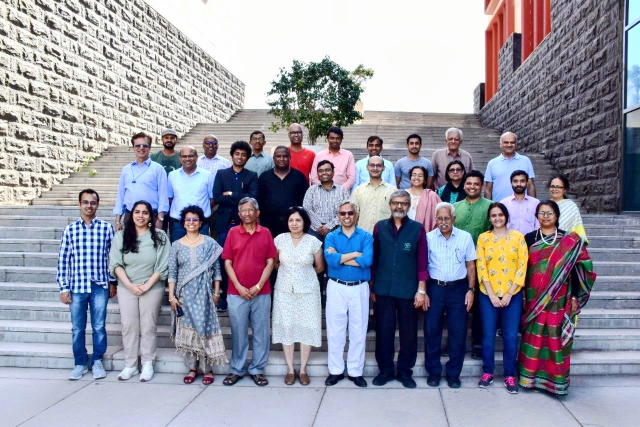
#> input picture Plaksha_Faculty.jpg, 1280 x 854 px (shown at 1/2 size)
$ jupyter execute 'Lab 5-Spring 2025.ipynb'   (shell and % lines are left out)
#> lines starting #> are read from the running program, lines starting #| are printed output that depends on the picture; after the words box and inside, x2 and y2 are one past the last pixel; in counts of white or black regions, pixels touching at a corner belong together
#### Instructions
###### Follow the instructions given in comments prefixed with ## and write your code below that.
###### Also fill the partial code in given blanks.
###### Don't make any changes to the rest part of the codes

### Answer the questions given at the end of this notebook within your report.

### You would need to submit your GitHub repository link. Refer to the Section 6: Final Submission on the PDF document for the details.

[cell 1]
import cv2 as cv
import numpy as np
import matplotlib.pyplot as plt
from sklearn.cluster import KMeans
from scipy.spatial import distance
from matplotlib.offsetbox import OffsetImage, AnnotationBbox

[cell 2]
## Reading the image plaksha_Faculty.jpg
img=cv.imread('Plaksha_Faculty.jpg')
#> img is the input picture: shape (854, 1280, 3); mean B, G, R 162.4, 149, 149.2
## Convert the image to grayscale
gray_img=cv.cvtColor(img,cv.COLOR_BGR2GRAY)
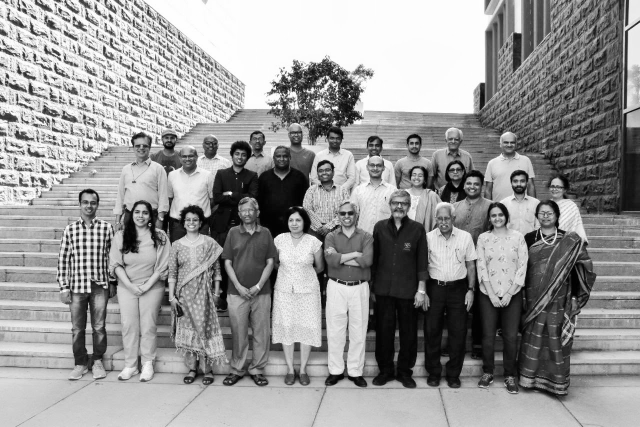
#> gray_img: shape (854, 1280) (shown at 1/2 size); min 0, max 255, mean 150.6

# Loading the required haar-cascade xml classifier file
face_cascade = cv.CascadeClassifier('haarcascade_frontalface_default.xml')

# Applying the face detection method on the grayscale image.
## Change the parameters for better detection of faces in your case.
faces_rect = face_cascade.detectMultiScale(gray_img, 1.05, 4, minSize=(25,25), maxSize=(50,50))
#> faces_rect = 30 rows, first 6: [322, 263, 33, 33], [654, 265, 31, 31], [500, 266, 30, 30], [892, 267, 31, 31], [409, 277, 28, 28], [812, 274, 34, 34]

# Define the text and font parameters
text = "face" ## The text you want to write
font = cv.FONT_HERSHEY_SIMPLEX  ## Font type
font_scale = 0.5  ## Font scale factor
font_color = (0, 0, 255)  ## Text color in BGR format (here, it's red)
font_thickness = 1  ## Thickness of the text


# Iterating through rectangles of detected faces
for (x, y, w, h) in faces_rect:
    cv.rectangle(img, (x, y), (x+w, y+h), (0, 0, 255), 2)
    # Use cv2.putText to add the text to the image, Use text, font, font_scale, font_color, font_thickness here
    cv.putText(img, text,(x+40  , y+35), font, font_scale, font_color, font_thickness)
#> this loop made 30 passes
#> (x, y, w, h) on passes 1 to 12: (322, 263, 33, 33), (654, 265, 31, 31), (500, 266, 30, 30), (892, 267, 31, 31), (409, 277, 28, 28), (812, 274, 34, 34), (464, 296, 33, 33), (632, 328, 34, 34), (819, 337, 33, 33), (570, 426, 39, 39), (576, 253, 32, 32), (1003, 273, 32, 32)
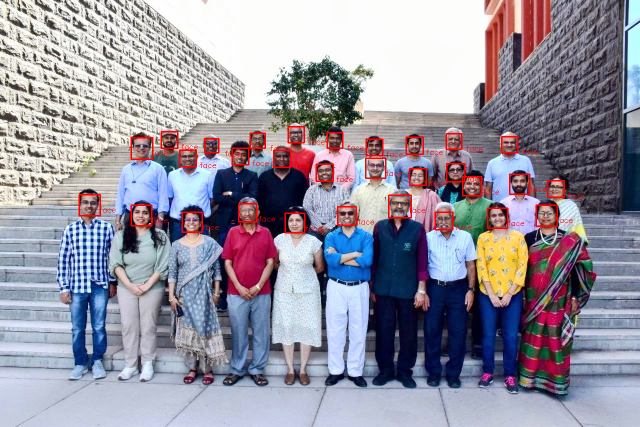
#> img: shape (854, 1280, 3) (shown at 1/2 size); 1.37% of pixels changed, all inside (x1, y1, x2, y2) = (157, 252, 1168, 467)

## Display the image and window title should be "Total number of face detected are #"
#cv.imshow(f"Total number of faces detected are {len(faces_rect)}", img)
plt.imshow(cv.cvtColor(img, cv.COLOR_BGR2RGB))
cv.waitKey(0)
cv.destroyAllWindows()

[cell 3]
from matplotlib.offsetbox import OffsetImage, AnnotationBbox
# Extract face region features (Hue and Saturation)
img_hsv = cv.cvtColor(img,cv.COLOR_BGR2HSV) ## call the img and convert it from BGR to HSV and store in img_hsv
#> img_hsv: shape (854, 1280, 3); mean H, S, V 85.8, 70.4, 173.4
hue_saturation = []
face_images = []  # To store detected face images

for (x, y, w, h) in faces_rect:
    face = img_hsv[y:y + h, x:x + w]
    hue = np.mean(face[:, :, 0])
    saturation = np.mean(face[:, :, 1])
    hue_saturation.append((hue, saturation))
    face_images.append(face)
#> this loop made 30 passes
#> (x, y, w, h, hue, saturation) on passes 1 to 12: (322, 263, 33, 33, 59.29, 121.7), (654, 265, 31, 31, 50.4, 133.1), (500, 266, 30, 30, 34.12, 118.3), (892, 267, 31, 31, 81.31, 108.2), (409, 277, 28, 28, 108, 121.1), (812, 274, 34, 34, 62.79, 116.9), (464, 296, 33, 33, 41.93, 139.8), (632, 328, 34, 34, 81.22, 114.8), (819, 337, 33, 33, 36.69, 114.4), (570, 426, 39, 39, 55.81, 115.3), (576, 253, 32, 32, 78.22, 99.11), (1003, 273, 32, 32, 51.71, 106.9)
#> after the loop, face_images = 30 items; hue_saturation = 30 pairs, first value 23.14 to 120.8, second value 82.22 to 139.8

hue_saturation = np.array(hue_saturation)

## Perform k-Means clustering on hue_saturation and store in kmeans
kmeans = KMeans(n_clusters=3, random_state=42).fit(hue_saturation)
centroids = kmeans.cluster_centers_
#> centroids = [[43.24, 118.2], [108, 127.1], [70.78, 105.3]]
labels = kmeans.labels_
#> labels = 30 values, max 2 at index 3, min 0 at index 0, mean 1

# Create a figure and axis
fig, ax = plt.subplots(figsize=(12, 6))


# Plot the clustered faces with custom markers
for i, (x,y,w,h ) in enumerate(faces_rect):
    im = OffsetImage(cv.cvtColor(cv.resize(face_images[i], (20, 20)), cv.COLOR_HSV2RGB))
    ab = AnnotationBbox(im, (hue_saturation[i, 0], hue_saturation[i, 1]), frameon=False, pad=0)
    ax.add_artist(ab)
    plt.plot(hue_saturation[i, 0], hue_saturation[i, 1])

plt.scatter(centroids[:, 0], centroids[:, 1], c='black', marker='x', s=200, label='Centroids')

## Put x label
plt.xlabel("Hue")
## Put y label
plt.ylabel("Saturation")
## Put title
plt.title("Clusters of Faces detected based on Hue and Saturation")
## Put grid
plt.grid()
## show the plot
plt.legend()
plt.show()
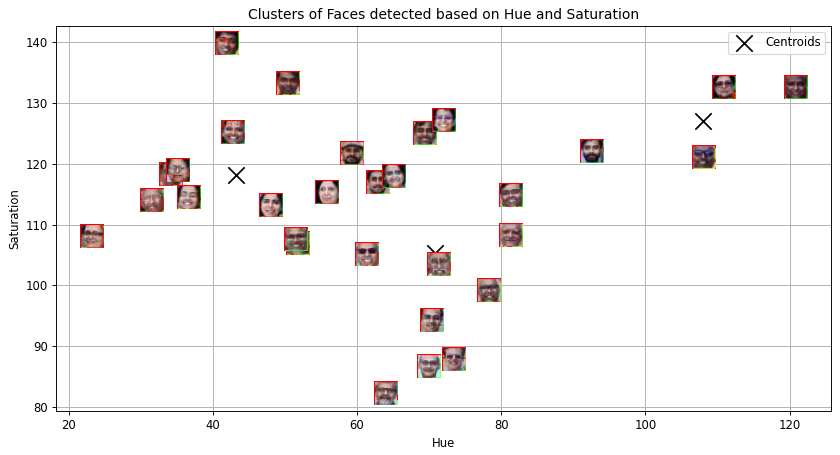
#> figure drawn by matplotlib, 1 panel

[cell 4]
kmeans.labels_
#> Out has the same summary as labels

[cell 5]
# Create an empty list to store legend labels
legend_labels = []

# Create lists to store points for each cluster
cluster_0_points = []
cluster_1_points = []
cluster_2_points = []
# Your code for scatter plot goes here
fig, ax = plt.subplots(figsize=(12, 6))

for i, (x, y, w, h) in enumerate(faces_rect):
    if kmeans.labels_[i] == 0:
        cluster_0_points.append((hue_saturation[i, 0], hue_saturation[i, 1]))
    elif kmeans.labels_[i] == 1:
        cluster_1_points.append((hue_saturation[i, 0], hue_saturation[i, 1]))
    else:
        cluster_2_points.append((hue_saturation[i, 0], hue_saturation[i, 1]))
#> after the loop, cluster_0_points = [(59.29, 121.7), (50.4, 133.1), (34.12, 118.3), (41.93, 139.8), (36.69, 114.4), (55.81, 115.3), (51.71, 106.9), (42.77, 125.1), (23.14, 108), (31.55, 113.9), (48.03, 113.2), (51.53, 107.6), (35.11, 118.8)]; cluster_1_points = [(108, 121.1), (120.8, 132.5), (110.9, 132.6), (92.49, 122)]; cluster_2_points = [(81.31, 108.2), (62.79, 116.9), (81.22, 114.8), (78.22, 99.11), (69.39, 125), (72, 127.1), (69.96, 86.68), (61.3, 105.1), (65.06, 117.9), (70.27, 94.28), (71.27, 103.4), (73.37, 87.76), (63.97, 82.22)]

cluster_0_points = np.array(cluster_0_points)
#> cluster_0_points = 13 rows, first 8: [59.29, 121.7], [50.4, 133.1], [34.12, 118.3], [41.93, 139.8], [36.69, 114.4], [55.81, 115.3], [51.71, 106.9], [42.77, 125.1]
# Plot points for cluster 0 in green
plt.scatter(cluster_0_points[:,0],cluster_0_points[:,1],color="green")

cluster_1_points = np.array(cluster_1_points)
#> cluster_1_points = [[108, 121.1], [120.8, 132.5], [110.9, 132.6], [92.49, 122]]
# Plot points for cluster 1 in blue
plt.scatter(cluster_1_points[:,0],cluster_1_points[:,1],color="blue")

#Plot points for third cluster. I dont understand why the third cluster was not added.
cluster_2_points = np.array(cluster_2_points)
#> cluster_2_points = 13 rows, first 8: [81.31, 108.2], [62.79, 116.9], [81.22, 114.8], [78.22, 99.11], [69.39, 125], [72, 127.1], [69.96, 86.68], [61.3, 105.1]
plt.scatter(cluster_2_points[:,0],cluster_2_points[:,1],color="red")

# Calculate and plot centroids
centroid_0 = np.mean(cluster_0_points, axis=0)
#> centroid_0 = [43.24, 118.2]
centroid_1 = np.mean(cluster_1_points, axis=0)
#> centroid_1 = [108, 127.1]
centroid_2 = np.mean(cluster_2_points, axis=0)
#> centroid_2 = [70.78, 105.3]

# Plot both the centroid for cluster 0 and cluster 1
plt.scatter(centroid_0[0],centroid_0[1],color="green",marker="x",label="Centroid 0")
plt.scatter(centroid_1[0],centroid_1[1],color="blue",marker="x",label="Centroid 1")
plt.scatter(centroid_2[0],centroid_2[1],color="red",marker="x",label="Centroid 2")

## Put x label
plt.xlabel("Hue")
## Put y label
plt.ylabel("Saturation")
## Put title
plt.title("Clusters of Faces detected based on Hue and Saturation")
## Add a legend
plt.legend()
## Add grid
plt.grid()
## Show the plot
plt.show()
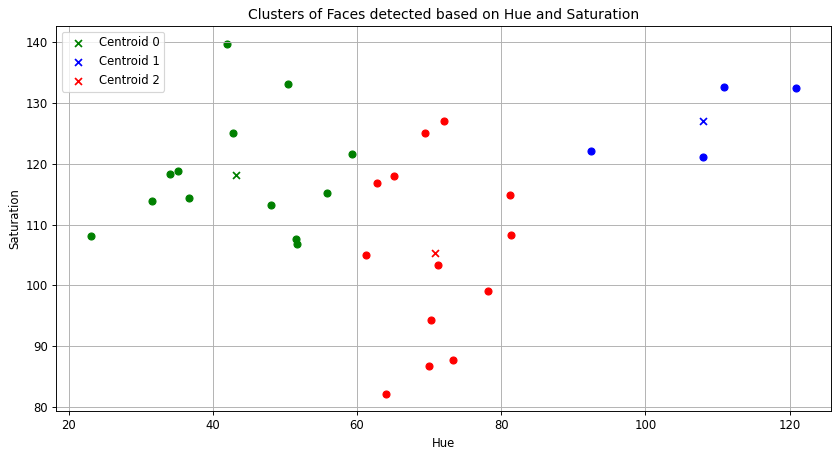
#> figure drawn by matplotlib, 1 panel

[cell 6]
## Read the class of the template image 'Dr_Shashi_Tharoor.jpg' using cv2 and store it in template_img
template_img = cv.imread('Dr_Shashi_Tharoor.jpg')
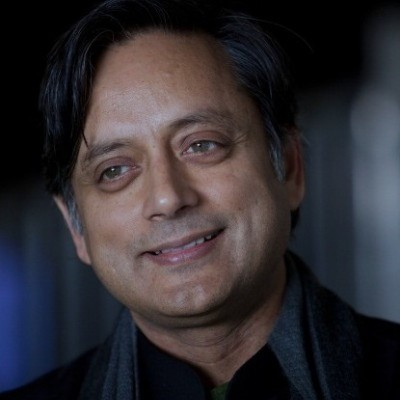
#> input picture Dr_Shashi_Tharoor.jpg, 400 x 400 px
#> template_img is the input picture: shape (400, 400, 3); mean B, G, R 49.8, 45.4, 49.1

# Convert template image to grayscale
gray_template = cv.cvtColor(template_img, cv.COLOR_BGR2GRAY)
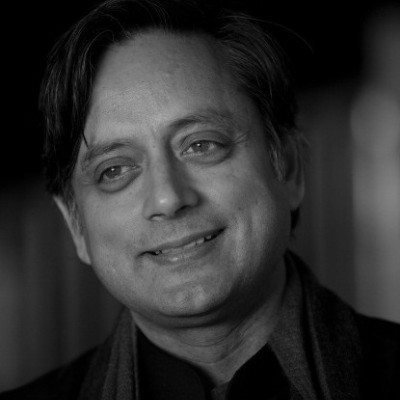
#> gray_template: shape (400, 400); min 0, max 188, mean 47

# Detect faces in the template image after converting it to gray and store it in template_faces
template_faces = face_cascade.detectMultiScale(gray_template, scaleFactor=1.1, minNeighbors=5, minSize=(30, 30))
#> template_faces = [[43, 60, 252, 252]]

# Draw rectangles around the detected faces
for (x, y, w, h) in template_faces:
    cv.rectangle(template_img, (x, y), (x + w, y + h), (0, 255, 0), 3)
#> this loop made 1 pass
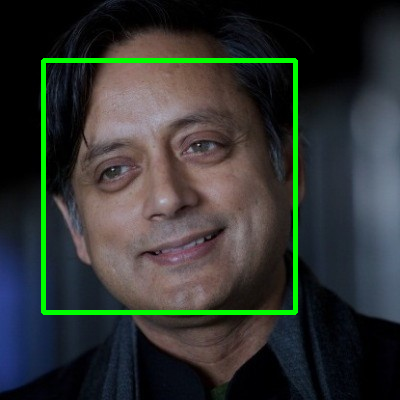
#> template_img: shape (400, 400, 3); 3.14% of pixels changed, all inside (x1, y1, x2, y2) = (41, 58, 298, 315)

# Display the image with detected faces
plt.imshow( cv.cvtColor(template_img,cv.COLOR_BGR2RGB))
cv.waitKey(0)
cv.destroyAllWindows()

[cell 7]
# Convert the template image to HSV color space and store it in template_hsv
template_hsv = cv.cvtColor(template_img, cv.COLOR_BGR2HSV)
#> template_hsv: shape (400, 400, 3); mean H, S, V 66.8, 90.5, 64.6

# Extract hue and saturation features from the template face region
template_hue = np.mean(template_hsv[:, :, 0])
#> template_hue = 66.77
template_saturation = np.mean(template_hsv[:, :, 1])
#> template_saturation = 90.5

# Predict the cluster label for the template image and store it in template_label
template_label = kmeans.predict([[template_hue, template_saturation]])[0]
#> template_label = 2

# Create a figure and axis for visualization
fig, ax = plt.subplots(figsize=(12, 6))

# Plot the clustered faces with custom markers (similar to previous code)
for i, (x, y, w, h) in enumerate(faces_rect):
    color = 'red' if kmeans.labels_[i] == 0 else 'blue' if kmeans.labels_[i] == 1 else 'green'
    im = OffsetImage(cv.cvtColor(cv.resize(face_images[i], (20, 20)), cv.COLOR_HSV2RGB))
    ab = AnnotationBbox(im, (hue_saturation[i, 0], hue_saturation[i, 1]), frameon=False, pad=0)
    ax.add_artist(ab)
    plt.plot(hue_saturation[i, 0], hue_saturation[i, 1], 'o', markersize=5, color=color)
#> this loop made 30 passes

# Plot the template image in the respective cluster
if template_label == 0:
    color = 'red'
elif template_label == 1:
    color = 'blue'
else:
    color = 'green'

im = OffsetImage(cv.cvtColor(cv.resize(template_img, (35, 35)), cv.COLOR_BGR2RGB))
ab = AnnotationBbox(im, (template_hue, template_saturation), frameon=True, bboxprops=dict(edgecolor=color, linewidth=2))
ax.add_artist(ab)

# Plot cluster centroids
plt.scatter(centroids[:, 0], centroids[:, 1], c='black', marker='x', s=200, label='Centroids')

## Put x label
plt.xlabel("Hue")

## Put y label
plt.ylabel("Saturation")

## Put title
plt.title("Clusters of Faces with Template Image Assigned to a Cluster")

## Add grid
plt.grid(True)

## Show plot
plt.legend()
plt.show()

[cell 8]
# Create an empty list to store legend labels
legend_labels = []

# Create lists to store points for each cluster
cluster_0_points = []
cluster_1_points = []
cluster_2_points = []  # Added for the third cluster. I can see clearly 3 clusters in the scatter made from the images and the labels are also 0,1,2.

# Your code for scatter plot goes here
fig, ax = plt.subplots(figsize=(12, 6))

for i, (x, y, w, h) in enumerate(faces_rect):
    if kmeans.labels_[i] == 0:
        cluster_0_points.append((hue_saturation[i, 0], hue_saturation[i, 1]))
    elif kmeans.labels_[i] == 1:
        cluster_1_points.append((hue_saturation[i, 0], hue_saturation[i, 1]))
    else:
        cluster_2_points.append((hue_saturation[i, 0], hue_saturation[i, 1]))
#> after the loop, cluster_0_points = [(59.29, 121.7), (50.4, 133.1), (34.12, 118.3), (41.93, 139.8), (36.69, 114.4), (55.81, 115.3), (51.71, 106.9), (42.77, 125.1), (23.14, 108), (31.55, 113.9), (48.03, 113.2), (51.53, 107.6), (35.11, 118.8)]; cluster_1_points = [(108, 121.1), (120.8, 132.5), (110.9, 132.6), (92.49, 122)]; cluster_2_points = [(81.31, 108.2), (62.79, 116.9), (81.22, 114.8), (78.22, 99.11), (69.39, 125), (72, 127.1), (69.96, 86.68), (61.3, 105.1), (65.06, 117.9), (70.27, 94.28), (71.27, 103.4), (73.37, 87.76), (63.97, 82.22)]

# Convert lists to NumPy arrays
cluster_0_points = np.array(cluster_0_points)
#> cluster_0_points = 13 rows, first 8: [59.29, 121.7], [50.4, 133.1], [34.12, 118.3], [41.93, 139.8], [36.69, 114.4], [55.81, 115.3], [51.71, 106.9], [42.77, 125.1]
cluster_1_points = np.array(cluster_1_points)
#> cluster_1_points = [[108, 121.1], [120.8, 132.5], [110.9, 132.6], [92.49, 122]]
cluster_2_points = np.array(cluster_2_points)
#> cluster_2_points = 13 rows, first 8: [81.31, 108.2], [62.79, 116.9], [81.22, 114.8], [78.22, 99.11], [69.39, 125], [72, 127.1], [69.96, 86.68], [61.3, 105.1]

# Plot points for each cluster
plt.scatter(cluster_0_points[:, 0], cluster_0_points[:, 1], color="green", label="Cluster 0")
plt.scatter(cluster_1_points[:, 0], cluster_1_points[:, 1], color="blue", label="Cluster 1")
plt.scatter(cluster_2_points[:, 0], cluster_2_points[:, 1], color="orange", label="Cluster 2")  # Added for 3rd cluster

# Calculate and plot centroids for all three clusters
centroid_0 = np.mean(cluster_0_points, axis=0)
centroid_1 = np.mean(cluster_1_points, axis=0)
centroid_2 = np.mean(cluster_2_points, axis=0)  # Added for the third cluster

# Plot centroids
plt.scatter(centroid_0[0], centroid_0[1], color="red", marker="x", s=200, label="Centroid 0")
plt.scatter(centroid_1[0], centroid_1[1], color="purple", marker="x", s=200, label="Centroid 1")
plt.scatter(centroid_2[0], centroid_2[1], color="black", marker="x", s=200, label="Centroid 2")  # Added for 3rd cluster

# Plot the template image's Hue & Saturation position
plt.plot(template_hue, template_saturation, marker='o', c='violet', markersize=10, label='Template Image')

## Put x label
plt.xlabel("Hue")

## Put y label
plt.ylabel("Saturation")

## Put title
plt.title("Clusters of Faces with Centroids and Template Image")

## Add a legend
plt.legend()

## Add grid
plt.grid(True)

## Show the plot
plt.show()
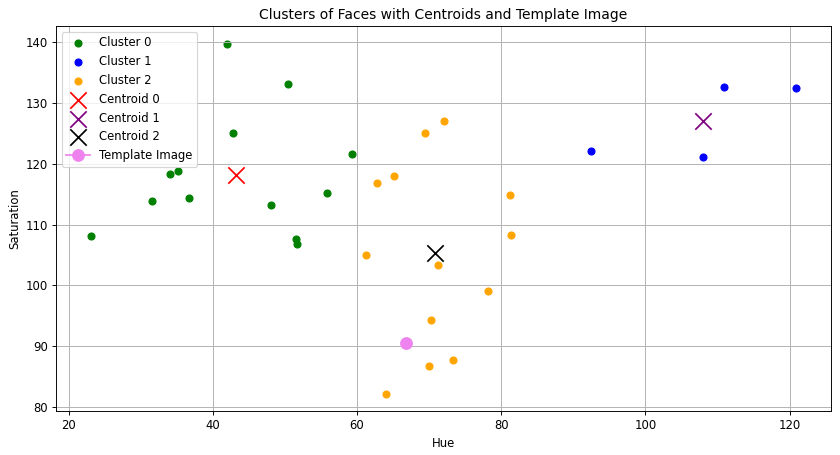
#> figure drawn by matplotlib, 1 panel
